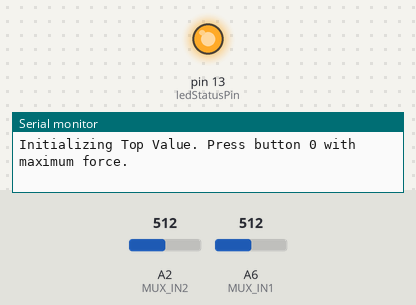
A sketch run on a simulated Teensy 3. Parts: output pins drawn as LEDs (lit = HIGH), the last lines printed to the serial monitor. The test bench sets the inputs (shaded band); at power-on: A6 (MUX_IN1) = 512, A2 (MUX_IN2) = 512. Pins used as bus, display or sensor lines are not drawn.

Above: at 5.8 s.
5.9 s: A6 (MUX_IN1) set to 12
8.9 s: A6 (MUX_IN1) set to 9
At 10.4 s:
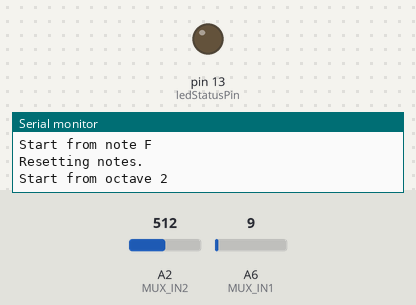
Timing chart, 0 to 11.9 s (numbered marks = the images above; inputs shaded):
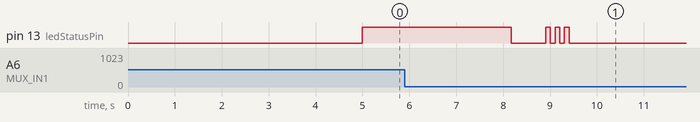

The sketch:

arduino_FSR_test_makerfaire_with_mobo_and_exp.ino
```cpp
/*

Teensy 3.0 USB MIDI controller

Michele Perla 2014

*/
#define STATE_OFF 0
#define STATE_ON 1
#define MUX_D 0
#define MUX_C 1
#define MUX_B 2
#define MUX_INH1 3
#define MUX_INH3 4
#define MUX_INH2 5
#define MUX_A 8
#define MUX_IN2 A2
#define MUX_IN3 A3
#define MUX_IN1 A6
#define MUX_IN4 A7
const int analogInPin = A6;
const int ledStatusPin = 13;
const int startNote = 48;
int state[16] = { STATE_OFF, STATE_OFF, STATE_OFF, STATE_OFF, STATE_OFF, STATE_OFF, STATE_OFF, STATE_OFF, STATE_OFF, STATE_OFF, STATE_OFF, STATE_OFF, STATE_OFF, STATE_OFF, STATE_OFF, STATE_OFF, };
int topValue = 0;
int lowValue = 125;
int sensorValue[16] = { 0, 0, 0, 0, 0, 0, 0, 0, 0, 0, 0, 0, 0, 0, 0, 0};
int sensorMap[16] = { 0, 8, 1, 9, 14, 6, 15, 7, 3, 11, 2, 10, 13, 5, 12, 4 };
int sensorValue2[16] = { 0, 0, 0, 0, 0, 0, 0, 0, 0, 0, 0, 0, 0, 0, 0, 0};
int state2[16] = { STATE_OFF, STATE_OFF, STATE_OFF, STATE_OFF, STATE_OFF, STATE_OFF, STATE_OFF, STATE_OFF, STATE_OFF, STATE_OFF, STATE_OFF, STATE_OFF, STATE_OFF, STATE_OFF, STATE_OFF, STATE_OFF, };
int fixedVelocity = 1;
int currentScale = 0;
int fixedVelocityValue = 127;
int startNoteValue = 0;
int startOctaveValue = 0;
int scales[8][16] = {
  { 0, 1, 2, 3, 4, 5, 6, 7, 8, 9, 10, 11, 12, 13, 14, 15 },
  { 0, 2, 4, 5, 7, 9, 11, 12, 14, 16, 17, 19, 21, 23, 24, 26 },
  { 0, 2, 3, 5, 7, 9, 10, 12, 14, 15, 17, 19, 21, 22, 24, 26 },
  { 0, 1, 3, 5, 7, 8, 10, 12, 13, 15, 17, 19, 20, 22, 24, 25 },
  { 0, 2, 4, 6, 7, 9, 11, 12, 14, 16, 18, 19, 21, 23, 24, 26 },
  { 0, 2, 4, 5, 7, 9, 10, 12, 14, 16, 17, 19, 21, 22, 24, 26 },
  { 0, 2, 3, 5, 7, 8, 10, 12, 14, 15, 17, 19, 20, 22, 24, 26 },
  { 0, 1, 3, 5, 6, 8, 10, 12, 13, 15, 17, 18, 20, 22, 24, 25 }
};

IntervalTimer theTimer;
int i = 0;


void setup() {
  delay(5000);
  int c=0;
  Serial.println("Initializing Top Value. Press button 0 with maximum force.");
  pinMode(ledStatusPin,OUTPUT);
  pinMode(MUX_INH1,OUTPUT);
  pinMode(MUX_A,OUTPUT);
  pinMode(MUX_B,OUTPUT);
  pinMode(MUX_C,OUTPUT);
  pinMode(MUX_D,OUTPUT);
  pinMode(MUX_INH2,OUTPUT);
  digitalWrite(MUX_INH1,HIGH);
  digitalWrite(MUX_INH2,HIGH);
  digitalWrite(MUX_A,LOW);
  digitalWrite(MUX_B,LOW);
  digitalWrite(MUX_C,LOW);
  digitalWrite(MUX_D,LOW);
  digitalWrite(MUX_INH1,LOW);
  digitalWrite(ledStatusPin,HIGH);
  while (c++<1500){
    sensorValue[0] = analogRead(MUX_IN1);
    if (sensorValue[0]>topValue) topValue=sensorValue[0];
    delay(2);
  }
  digitalWrite(ledStatusPin,LOW);
  Serial.print("Top Value set to ");
  Serial.print(topValue);
  Serial.println(" . Please release button to continue.");
  sensorValue[0]=0;
  while (analogRead(MUX_IN1)>10) delay(10);
  Serial.println("Thank you. Booting up...");
  digitalWrite(ledStatusPin,HIGH);
  delay(100);
  digitalWrite(ledStatusPin,LOW);
  delay(100);
  digitalWrite(ledStatusPin,HIGH);
  delay(100);
  digitalWrite(ledStatusPin,LOW);
  delay(100);
  digitalWrite(ledStatusPin,HIGH);
  delay(100);
  digitalWrite(ledStatusPin,LOW);
  delay(100);
  //theTimer.begin(timerISR,31.25f);
  theTimer.begin(timerISR,31.25f);
}

void timerISR(){
  if (i==32) i=0;
  int tempValue;
  if (i<16){
     //READ FSRs STATUS
    digitalWrite(MUX_INH1,HIGH);
    digitalWrite(MUX_INH2,HIGH);
    digitalWrite(MUX_A,i&1);
    digitalWrite(MUX_B,i&2);
    digitalWrite(MUX_C,i&4);
    digitalWrite(MUX_D,i&8);
    digitalWrite(MUX_INH1,LOW);
    tempValue = analogRead(MUX_IN1);
    int realFSR = sensorMap[i];
    int tempNote = 36 + (startOctaveValue*12) + startNoteValue + scales[currentScale][realFSR];
    switch (state[realFSR]){
      case STATE_OFF:
        if (tempValue>lowValue){
          sensorValue[realFSR] = tempValue;
          int tempVel = map(tempValue,lowValue,topValue,1,127);
          state[realFSR] = STATE_ON;
          //Serial.print("index ");
          //Serial.print(i);
          Serial.print("Note ");
          Serial.print(tempNote);
          Serial.print(" on, velocity ");
          if (fixedVelocity) {
            usbMIDI.sendNoteOn(tempNote, fixedVelocityValue, 0);  // 60 = C4
            Serial.print(fixedVelocityValue);
          }else{
            usbMIDI.sendNoteOn(tempNote, tempVel, 0);
            Serial.print(tempVel);
          }
          Serial.print(", sensor ");
          Serial.print(realFSR);
          Serial.print(" value is ");
          Serial.println(sensorValue[realFSR]);
        }
        break;
      case STATE_ON:
        if (tempValue<10){
          state[realFSR] = STATE_OFF;
          usbMIDI.sendNoteOn(tempNote, 0, 0);  // 60 = C4
          sensorValue[realFSR]=0;
        }
        break;
    }
  }else{
    //READ SECONDARY BOARD STATUS
    int k = i-16;
    digitalWrite(MUX_INH1,HIGH);
    digitalWrite(MUX_INH2,HIGH);
    digitalWrite(MUX_A,i&1);
    digitalWrite(MUX_B,i&2);
    digitalWrite(MUX_C,i&4);
    digitalWrite(MUX_D,i&8);
    digitalWrite(MUX_INH2,LOW);
    tempValue = analogRead(MUX_IN2);
    if (k<5){ //AVOID READING NOT PRESENT INPUTS
      if (k<2){ // READ BUTTONS and treat them accordingly
        switch (state2[k]){
          case STATE_OFF:
            if (tempValue>100){
              resetNotes();
              sensorValue2[k] = tempValue;
              state2[k] = STATE_ON;
              if (k==0){
                fixedVelocity=!fixedVelocity;
                Serial.print("Fixed velocity ");
                if (fixedVelocity) Serial.println("enabled");
                else Serial.println("disabled");
              }
              if (k==1){
                currentScale++;
                if (currentScale>7) currentScale=0;
                Serial.print("Current scale = ");
                Serial.print(currentScale);
                if (currentScale == 0) Serial.println(", chromatic.");
                else if (currentScale == 1) Serial.println(", Ionian.");
                else if (currentScale == 2) Serial.println(", Dorian.");
                else if (currentScale == 3) Serial.println(", Phrygian.");
                else if (currentScale == 4) Serial.println(", Lydian.");
                else if (currentScale == 5) Serial.println(", Mixolydian.");
                else if (currentScale == 6) Serial.println(", Aeolian.");
                else if (currentScale == 7) Serial.println(", Locrian.");
              }
            }
          break;
          case STATE_ON:
            if (tempValue<100){
              state2[k] = STATE_OFF;
            }
          break;
        }
      }else{ //READ POT VALUES and treat them accordingly
        if (k==2){
          if (tempValue>1000) tempValue=1000;
          tempValue = map(tempValue,0,1000,1,127);
          if (fixedVelocityValue!=tempValue) fixedVelocityValue = tempValue;
        }else if (k==3){
          tempValue = map(tempValue,0,1000,0,11);
          if (startNoteValue!=tempValue){
            resetNotes();
            startNoteValue = tempValue;
            Serial.print("Start from note ");
            switch (startNoteValue){
              case 0:
                Serial.println("C");
                break;
              case 1:
                Serial.println("C# / Db");
                break;
              case 2:
                Serial.println("D");
                break;
              case 3:
                Serial.println("D# / Eb");
                break;
              case 4:
                Serial.println("E");
                break;
              case 5:
                Serial.println("F");
                break;
              case 6:
                Serial.println("F# / Gb");
                break;
              case 7:
                Serial.println("G");
                break;
              case 8:
                Serial.println("G# / Ab");
                break;
              case 9:
                Serial.println("A");
                break;
              case 10:
                Serial.println("A# / Bb");
                break;
              case 11:
                Serial.println("B");
                break;
            }
          }
        }else if (k==4){
          tempValue = map(tempValue,0,1000,0,4);
          if (startOctaveValue!=tempValue){
            resetNotes();
            startOctaveValue = tempValue;
            Serial.print("Start from octave ");
            Serial.println(startOctaveValue);
          }
        }
      }
    }
  }
  i++;
}

void resetNotes(){
  Serial.println("Resetting notes.");
  for (int l=0;l<15;l++){
    // RESET ALL NOTES
    usbMIDI.sendNoteOn(12 + (startOctaveValue*12) + startNoteValue + scales[currentScale][l], 0 ,0);
  }
}

void loop() {
}
```

Measured:
- the behaviour switches between 11 and 10 on A6 (MUX_IN1) (found by bisection; images 0 and 1)
- after the input at 8.9 s, pin 13 (ledStatusPin): alternates HIGH for 0.10 s and LOW for 0.10 s, 6 changes in all, then stays LOW, starting at once
